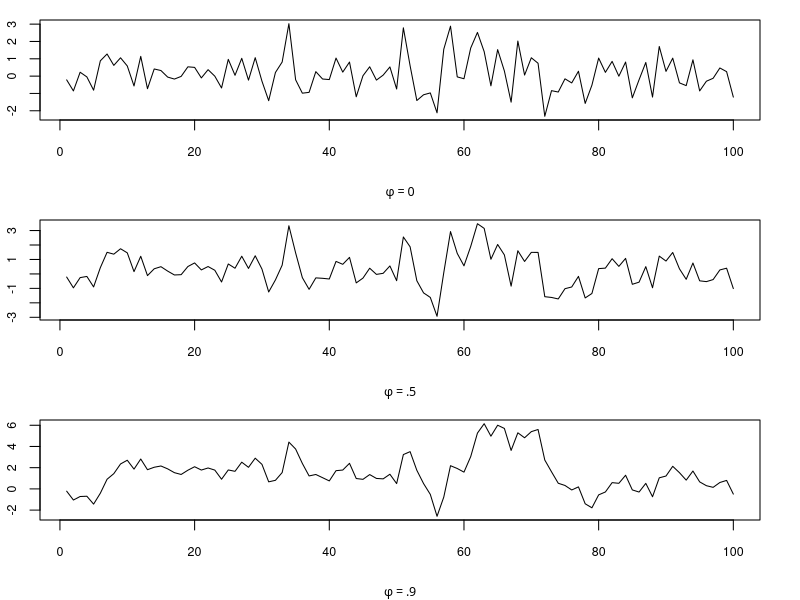

Here is the R script that generated this plot:
specifications <- list(
    list( label="f = 0", MA=vector(mode="numeric"), AR=vector(mode="numeric") ),
    list( label="f = .5", MA=vector(mode="numeric"), AR=c(.5) ),
    list( label="f = .9", MA=vector(mode="numeric"), AR=c(.9) )
  )
T <- 100
epsilon <- rnorm(T,0,1)


simulate.forward <- function( specification, epsilon )
{
  T <- length(epsilon)
  AR <- specification$AR
  MA <- specification$MA
  presample <- rep(0,max(length(AR),length(MA)))
  epsilon <- c(presample, epsilon)
  Y <- vector(mode="numeric", length=T+length(presample))
  Y[1:length(presample)] <- 0

  for ( i in (length(presample)+1):(T + length(presample)) )
  
    Y[i] <- epsilon[[i]] +
    
        ifelse(length(AR) > 0, t(AR) %*% Y[ (i-1):(i-length(AR))],0) +
        
        ifelse(length(MA) > 0, t(MA) %*% epsilon[(i-1):(i-length(MA))],0)

  Y[(length(presample)+1):(T+length(presample))]
}

for ( i in 1:length(specifications) )
  specifications[[i]]$Y <- simulate.forward( specifications[[i]], epsilon )



screens <- split.screen( figs=c(3,1) )
screen.index <- 1
for ( i in 1:length(specifications) )
{
  screen( n = screens[[i]], new = TRUE )
  specification <- specifications[[i]]
  par( mar=c(4,2,1,2), cex=.75)
  plot( 1:T, specification$Y, type = "l", xlab=specification$label, ylab="", font.lab=5)
  screen.index <- screen.index + 1
}
close.screen(all=TRUE)


for ( specification in specifications )
{
  AR <- specification$AR
  MA <- specification$MA
  shift <- max(length(AR),length(MA))
  Y <- arima.sim(
         model=list(order=c(length(AR),0,length(MA)), ar=AR,ma=MA),
         n=T, innov=epsilon[1:T],
         n.start=max(shift,1), start.innov=rep(0,max(shift,1)) )
  print(specification$Y[1:10])
  print(Y[1:10])
}


